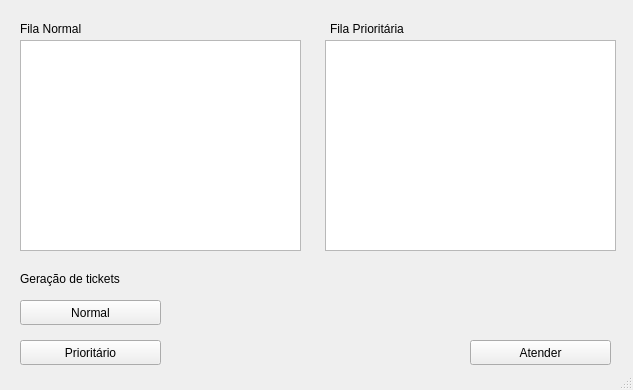
<?xml version="1.0" encoding="UTF-8"?>
<ui version="4.0">
 <class>MainWindow</class>
 <widget class="QMainWindow" name="MainWindow">
  <property name="geometry">
   <rect>
    <x>0</x>
    <y>0</y>
    <width>633</width>
    <height>390</height>
   </rect>
  </property>
  <property name="windowTitle">
   <string>MainWindow</string>
  </property>
  <widget class="QWidget" name="centralwidget">
   <widget class="QLabel" name="label">
    <property name="geometry">
     <rect>
      <x>20</x>
      <y>20</y>
      <width>251</width>
      <height>17</height>
     </rect>
    </property>
    <property name="text">
     <string>Fila Normal</string>
    </property>
   </widget>
   <widget class="QLabel" name="label_2">
    <property name="geometry">
     <rect>
      <x>330</x>
      <y>20</y>
      <width>281</width>
      <height>17</height>
     </rect>
    </property>
    <property name="text">
     <string>Fila Prioritária</string>
    </property>
   </widget>
   <widget class="QPushButton" name="btnGeracaoNormal">
    <property name="geometry">
     <rect>
      <x>20</x>
      <y>300</y>
      <width>141</width>
      <height>25</height>
     </rect>
    </property>
    <property name="text">
     <string>Normal</string>
    </property>
   </widget>
   <widget class="QLabel" name="label_3">
    <property name="geometry">
     <rect>
      <x>20</x>
      <y>270</y>
      <width>161</width>
      <height>17</height>
     </rect>
    </property>
    <property name="text">
     <string>Geração de tickets</string>
    </property>
   </widget>
   <widget class="QPushButton" name="btnGeracaoPrioritario">
    <property name="geometry">
     <rect>
      <x>20</x>
      <y>340</y>
      <width>141</width>
      <height>25</height>
     </rect>
    </property>
    <property name="text">
     <string>Prioritário</string>
    </property>
   </widget>
   <widget class="QPushButton" name="btnAtender">
    <property name="geometry">
     <rect>
      <x>470</x>
      <y>340</y>
      <width>141</width>
      <height>25</height>
     </rect>
    </property>
    <property name="text">
     <string>Atender</string>
    </property>
   </widget>
   <widget class="QListWidget" name="filaAtendimentoNormal">
    <property name="geometry">
     <rect>
      <x>20</x>
      <y>40</y>
      <width>281</width>
      <height>211</height>
     </rect>
    </property>
   </widget>
   <widget class="QListWidget" name="filaAtendimentoPrioritario">
    <property name="geometry">
     <rect>
      <x>325</x>
      <y>40</y>
      <width>291</width>
      <height>211</height>
     </rect>
    </property>
   </widget>
   <widget class="QLabel" name="infoLabel">
    <property name="geometry">
     <rect>
      <x>330</x>
      <y>280</y>
      <width>281</width>
      <height>51</height>
     </rect>
    </property>
    <property name="text">
     <string/>
    </property>
    <property name="wordWrap">
     <bool>true</bool>
    </property>
   </widget>
  </widget>
  <widget class="QStatusBar" name="statusbar"/>
 </widget>
 <resources/>
 <connections/>
</ui>
